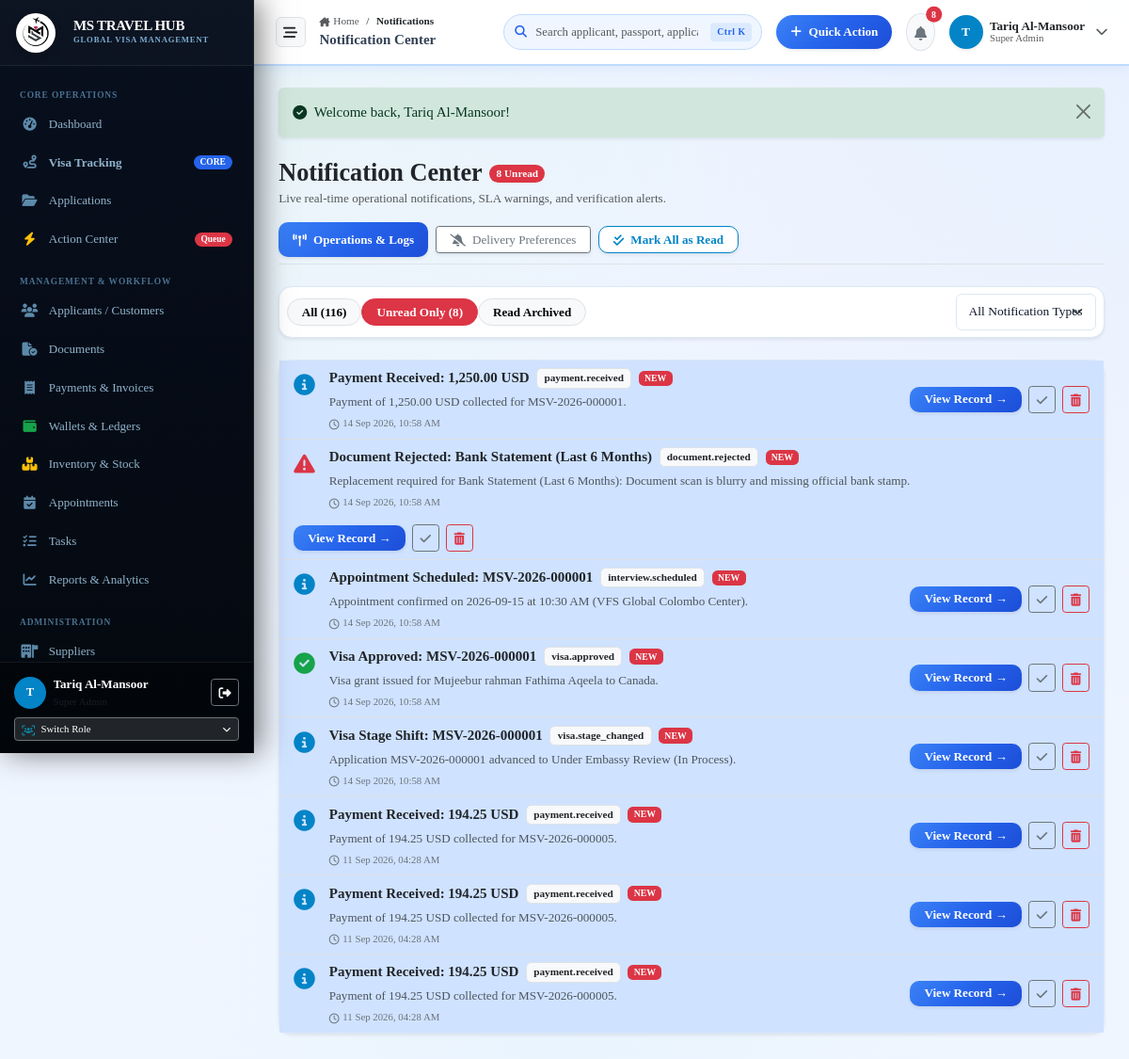
Page /notifications?filter=unread (signed in) on the earlier database version.
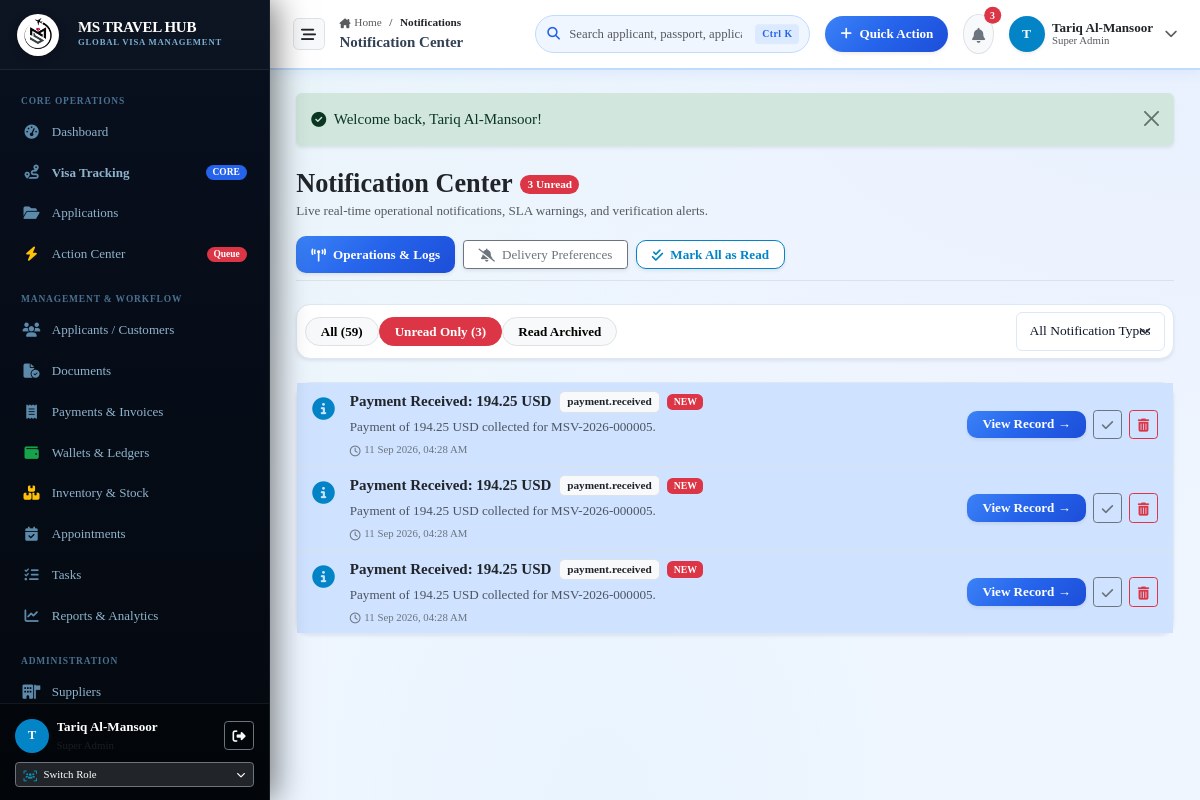
Same page on the later database version.
### tables this page shows
CREATE TABLE notifications (
    id INTEGER PRIMARY KEY AUTOINCREMENT,
    user_id INTEGER,
    customer_id INTEGER,
    recipient_type TEXT DEFAULT 'Staff',
    title TEXT NOT NULL,
    message TEXT NOT NULL,
    link TEXT,
    notification_type TEXT DEFAULT 'System',
    severity TEXT DEFAULT 'info',
    is_read INTEGER DEFAULT 0,
    read_at DATETIME,
    created_at DATETIME DEFAULT CURRENT_TIMESTAMP,
    FOREIGN KEY (user_id) REFERENCES users(id),
    FOREIGN KEY (customer_id) REFERENCES customers(id)
);

### app/Controllers/NotificationController.php (called while the page is built, shortened)
<?php
class NotificationController
{
    public function index(): void
    {
        $pdo = Database::getConnection();
        $user = auth_user();
        $userId = (int)($user['id'] ?? 0);
        $filter = $_GET['filter'] ?? 'all';
        $sql = "SELECT * FROM notifications WHERE (user_id = ? OR recipient_type = 'Staff')";
        $params = [$userId];
        if ($filter === 'unread') {
            $sql .= " AND is_read = 0";
        } elseif ($filter === 'read') {
            $sql .= " AND is_read = 1";
        }
        $sql .= " ORDER BY created_at DESC LIMIT 100";
        $stmt = $pdo->prepare($sql);
        $stmt->execute($params);
        $notifications = $stmt->fetchAll();
        require_once dirname(__DIR__) . '/Views/notifications/index.php';
    }
}

### app/autoload.php (called while the page is built, shortened)
<?php
function e(?string $string): string {
    return htmlspecialchars((string)($string ?? ''), ENT_QUOTES, 'UTF-8');
}
function format_datetime(?string $date): string {
    return date('d M Y, h:i A', strtotime($date));
}

### app/Views/notifications/index.php (the view, shortened to what the rows shown need)
<?php
require_once dirname(__DIR__) . '/layouts/header.php';
require_once dirname(__DIR__) . '/layouts/topbar.php';
?>
<div class="content-body">
  <div class="card card-enterprise shadow-sm">
    <div class="card-body p-0">
      <?php if (empty($notifications)): ?>
        <div class="text-center py-5 text-muted">
          <i class="fa-regular fa-bell-slash fs-2 text-muted mb-2"></i>
          <div class="fw-semibold">No notifications found in this view.</div>
        </div>
      <?php else: ?>
        <div class="list-group list-group-flush">
          <?php foreach ($notifications as $n): ?>
            <?php
              $isUnread = (int)$n['is_read'] === 0;
              $icon = 'fa-solid fa-circle-info text-primary';
              if ($n['severity'] === 'danger') $icon = 'fa-solid fa-triangle-exclamation text-danger';
              elseif ($n['severity'] === 'warning') $icon = 'fa-solid fa-clock text-warning';
              elseif ($n['severity'] === 'success') $icon = 'fa-solid fa-circle-check text-success';
            ?>
            <div class="list-group-item p-3.5 d-flex flex-wrap align-items-center justify-content-between gap-3 <?= $isUnread ? 'bg-primary-subtle bg-opacity-25' : 'bg-white' ?>">
              <div class="d-flex align-items-start gap-3 flex-grow-1">
                <div class="fs-4 mt-0.5"><i class="<?= $icon ?>"></i></div>
                <div>
                  <div class="d-flex flex-wrap align-items-center gap-2 mb-1">
                    <span class="fw-bold text-dark fs-6"><?= e($n['title']) ?></span>
                    <span class="badge bg-light text-dark border small"><?= e($n['notification_type']) ?></span>
                    <?php if ($isUnread): ?>
                      <span class="badge bg-danger fw-bold" style="font-size: 0.65rem;">NEW</span>
                    <?php endif; ?>
                  </div>
                  <p class="text-muted small mb-1"><?= e($n['message']) ?></p>
                  <div class="text-secondary" style="font-size: 0.72rem;">
                    <i class="fa-regular fa-clock me-1"></i><?= format_datetime($n['created_at']) ?>
                  </div>
                </div>
              </div>
              <div class="d-flex align-items-center gap-2">
                <?php if (!empty($n['link'])): ?>
                  <a href="/notifications/mark-read?id=<?= $n['id'] ?>&redirect=<?= urlencode($n['link']) ?>" class="btn btn-sm btn-primary py-1 px-3 fw-semibold shadow-sm">
                    View Record &rarr;
                  </a>
                <?php endif; ?>
                <?php if ($isUnread): ?>
                  <a href="/notifications/mark-read?id=<?= $n['id'] ?>" class="btn btn-sm btn-outline-secondary py-1 px-2" title="Mark as Read">
                    <i class="fa-solid fa-check"></i>
                  </a>
                <?php endif; ?>
                <a href="/notifications/delete?id=<?= $n['id'] ?>" class="btn btn-sm btn-outline-danger py-1 px-2" title="Dismiss">
                  <i class="fa-solid fa-trash-can"></i>
                </a>
              </div>
            </div>
          <?php endforeach; ?>
        </div>
      <?php endif; ?>
    </div>
  </div>
</div>
<?php require_once dirname(__DIR__) . '/layouts/footer.php'; ?>

Differences in the rows shown:
removed notifications: title "Payment Received: 1,250.00 USD", notification_type "payment.received", is_read "NEW", message "Payment of 1,250.00 USD collected for MSV-2026-000001.", created_at "14 Sep 2026, 10:58 AM"
removed notifications: title "Document Rejected: Bank Statement (Last 6 Months)", notification_type "document.rejected", is_read "NEW", message "Replacement required for Bank Statement (Last 6 Months): Document scan is blurry and missing official bank stamp.", created_at "14 Sep 2026, 10:58 AM"
removed notifications: title "Appointment Scheduled: MSV-2026-000001", notification_type "interview.scheduled", is_read "NEW", message "Appointment confirmed on 2026-09-15 at 10:30 AM (VFS Global Colombo Center).", created_at "14 Sep 2026, 10:58 AM"
removed notifications: title "Visa Approved: MSV-2026-000001", notification_type "visa.approved", is_read "NEW", message "Visa grant issued for Mujeebur rahman Fathima Aqeela to Canada.", created_at "14 Sep 2026, 10:58 AM"
removed notifications: title "Visa Stage Shift: MSV-2026-000001", notification_type "visa.stage_changed", is_read "NEW", message "Application MSV-2026-000001 advanced to Under Embassy Review (In Process).", created_at "14 Sep 2026, 10:58 AM"
Other differences:
$unreadNotifs: "8" → "3"
$countUnread: "8" → "3"
$countAll: "116" → "59"
